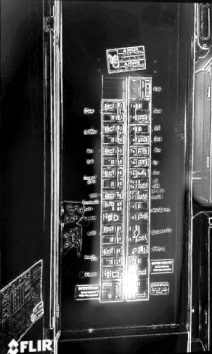
#> input picture brand/thermal_capture_whitehot.jpg, 212 x 354 px, found by its file name
$ python make_scale_lock.py
#> lines starting #> are read from the running program, lines starting #| are printed output that depends on the picture; after the words box and inside, x2 and y2 are one past the last pixel; in counts of white or black regions, pixels touching at a corner belong together
# IR Scale Lock blog cover illustration (run from the repo root: python3 brand/make_scale_lock.py).
# Source: the real breaker-panel capture (white-hot palette = relative heat). A hot motor housing is added at the
# right edge; the same scene is then coloured with an auto range (motor sets the top) and a locked range (the panel).
from PIL import Image, ImageFilter, ImageDraw
import numpy as np
I=np.asarray(Image.open('brand/thermal_capture_whitehot.jpg').convert('L').resize((424,708),Image.LANCZOS)).astype(float)/255
H,W=I.shape
#> H = 708; W = 424
stops=[(0,(0,0,10)),(.15,(32,0,90)),(.35,(140,0,150)),(.55,(220,40,60)),(.72,(250,120,0)),(.88,(255,210,40)),(1,(255,255,230))]
def lut(x):
    x=np.clip(x,0,1); out=np.zeros(x.shape+(3,))
    for (a,ca),(b,cb) in zip(stops,stops[1:]):
        m=(x>=a)&(x<=b); t=((x-a)/(b-a))[m][:,None]
        out[m]=np.array(ca)*(1-t)+np.array(cb)*t
    return out.astype(np.uint8)
# motor housing entering from the right edge (upper cabinet area, clear of the breakers): hot core, falling off to the casing
yy,xx=np.mgrid[0:H,0:W].astype(float)
cx,cy,R=W*1.02,H*0.24,W*0.30
#> cx = 432.5; cy = 169.9; R = 127.2
r=np.sqrt((xx-cx)**2+(yy-cy)**2)/R
heat=np.where(r<1,2.8-1.3*r**2,0)                       # 2.8x the panel's brightest at the core, 1.5x at the casing
edge=np.clip((1.04-r)/0.06,0,1)                        # soft casing edge
m=np.maximum(I,heat*edge+I*(1-edge))
soft=np.asarray(Image.fromarray(np.uint8(np.clip(m/3,0,1)*255)).filter(ImageFilter.GaussianBlur(5))).astype(float)/255*3
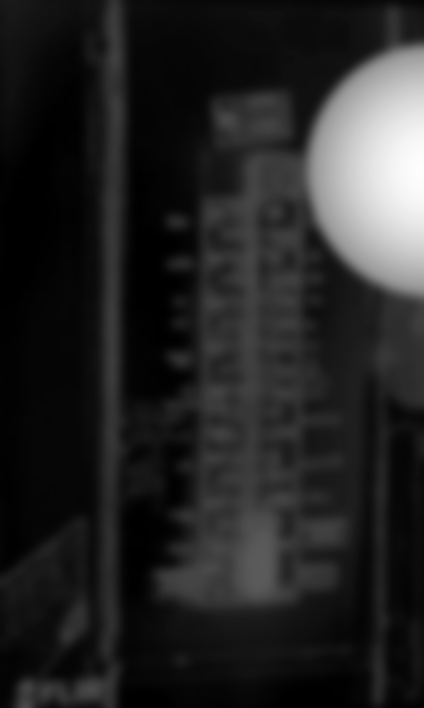
#> soft: shape (708, 424) float64; min 0, max 2.79, mean 0.405; drawn with min black and max white
scene=np.where(edge>0.01,np.maximum(I,soft),I)          # the motor at the camera's resolution
lo,hi=np.percentile(I,1),np.percentile(I,99.7)
#> lo = 0; hi = 1
Image.fromarray(lut((scene-lo)/(scene.max()-lo))).save('library/src/img/scale_auto.jpg',quality=90)
#> the loop in lut, `for (a,ca),(b,cb) in zip(stops,stops[1:]):` made 6 passes
#> pass 1, in lut, `m = (x >= a) & (x <= b)`:
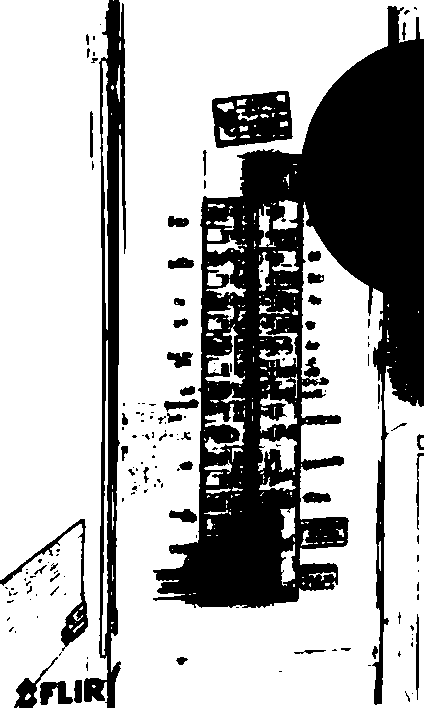
#> m: shape (708, 424) bool; 69% white; 152 black regions (102 under 20 px), largest, box (x1, y1, x2, y2) and area: (153, 6, 424, 705) 72290, (84, 0, 126, 708) 10595, (212, 91, 293, 148) 3195
#> after the loop in lut, `for (a,ca),(b,cb) in zip(stops,stops[1:]):`:
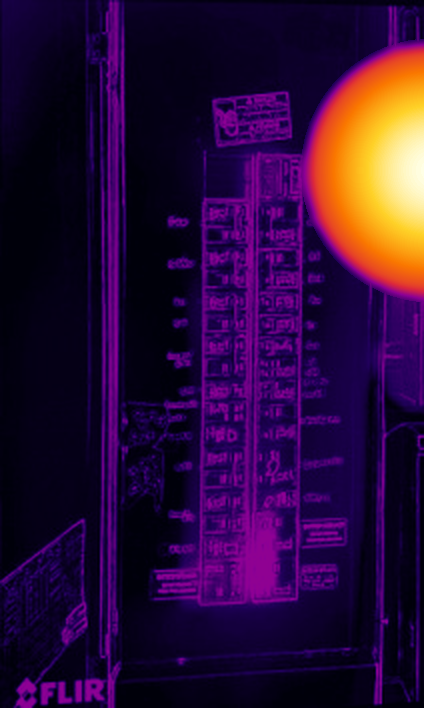
#> out: shape (708, 424, 3) float64; mean of channels 0, 1, 2 44.2, 10.8, 56.3; drawn as R, G, B
Image.fromarray(lut((scene-lo)/(hi-lo))).save('library/src/img/scale_locked.jpg',quality=90)
#> in lut (call 2), `x = np.clip(x, 0, 1)`:
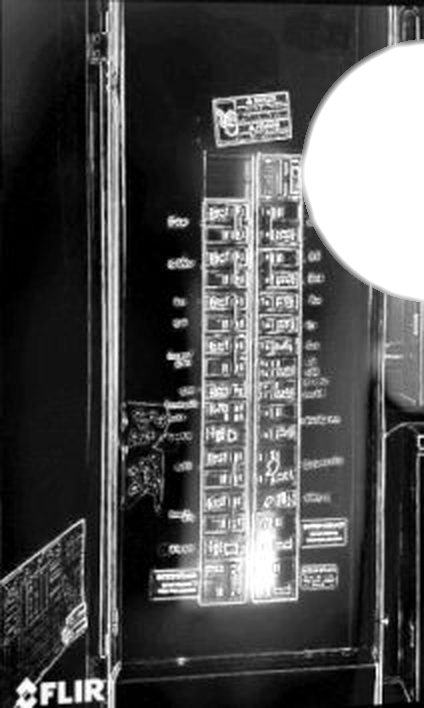
#> x: shape (708, 424) float64; min 0, max 1, mean 0.325
#> the loop in lut (call 2), `for (a,ca),(b,cb) in zip(stops,stops[1:]):` made 6 passes
#> pass 1, in lut (call 2), `m = (x >= a) & (x <= b)`:
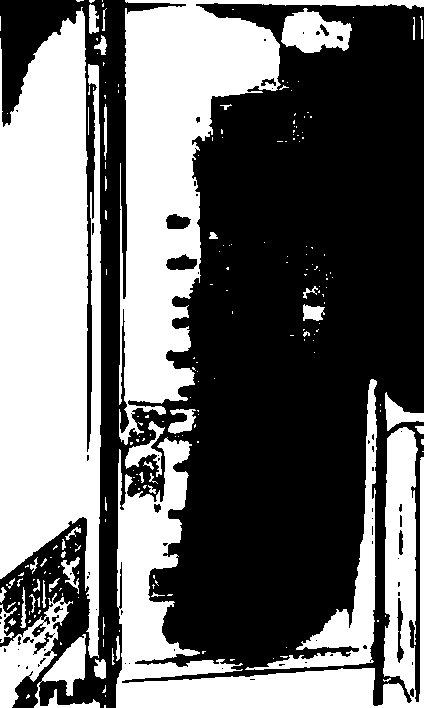
#> m: shape (708, 424) bool; 43% white; 213 white regions (162 under 20 px), largest, box (x1, y1, x2, y2) and area: (0, 7, 101, 658) 48320, (119, 0, 424, 445) 34954, (116, 427, 424, 708) 28165
#> after the loop in lut (call 2), `for (a,ca),(b,cb) in zip(stops,stops[1:]):`:
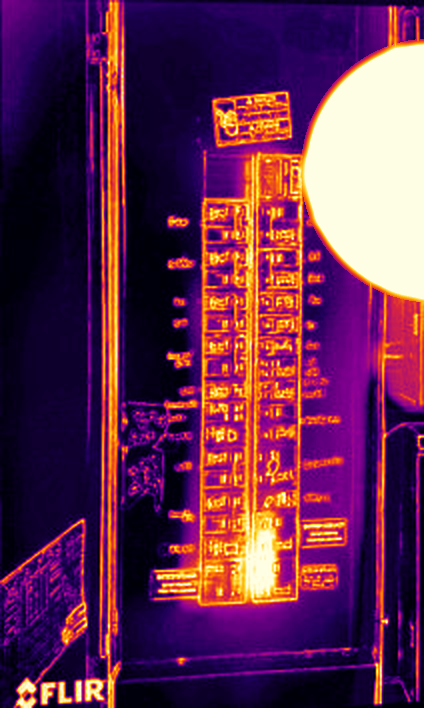
#> out: shape (708, 424, 3) float64; mean of channels 0, 1, 2 101.9, 43.7, 79.9; drawn with min black and max white
Image.fromarray(lut(np.linspace(0,1,512)[None,:].repeat(16,0))).save('library/src/img/scale_bar.png')
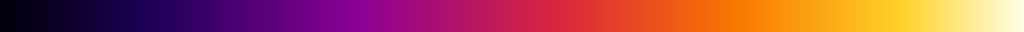
#> saved as scale_bar.png: PIL image 512x16 RGB (shown 2 times larger); mean R, G, B 166, 71.7, 76.6
